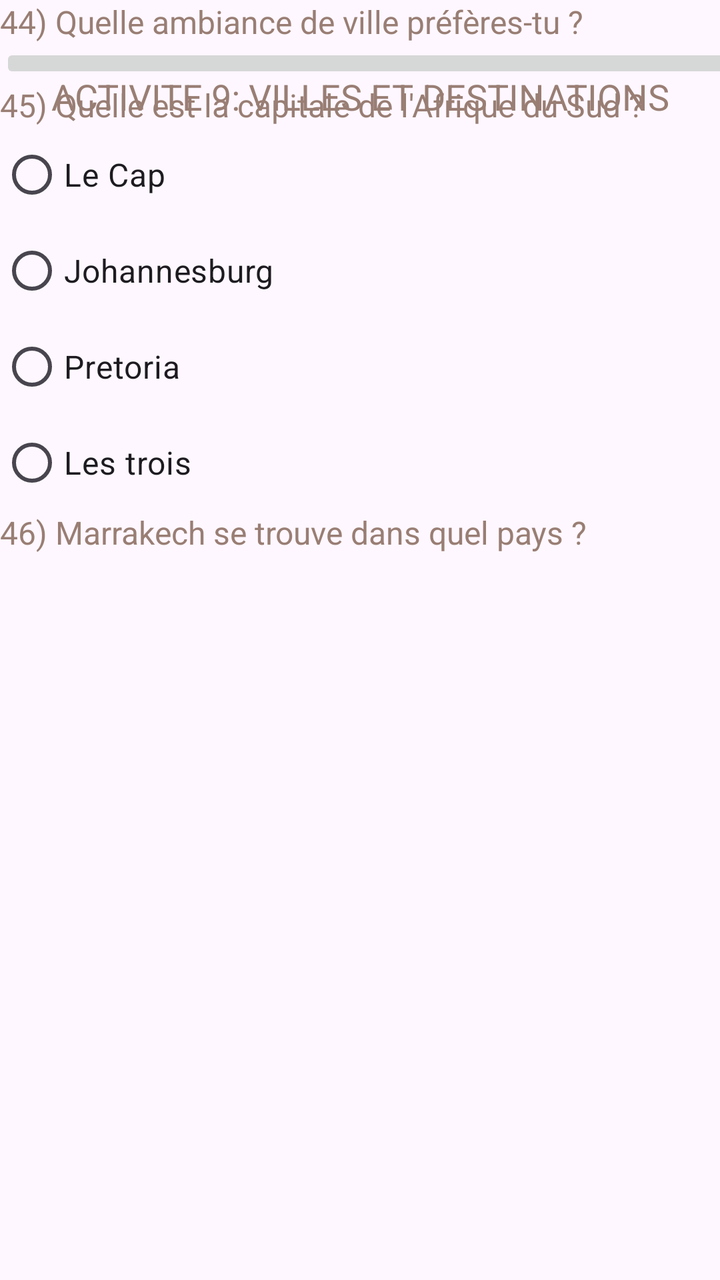
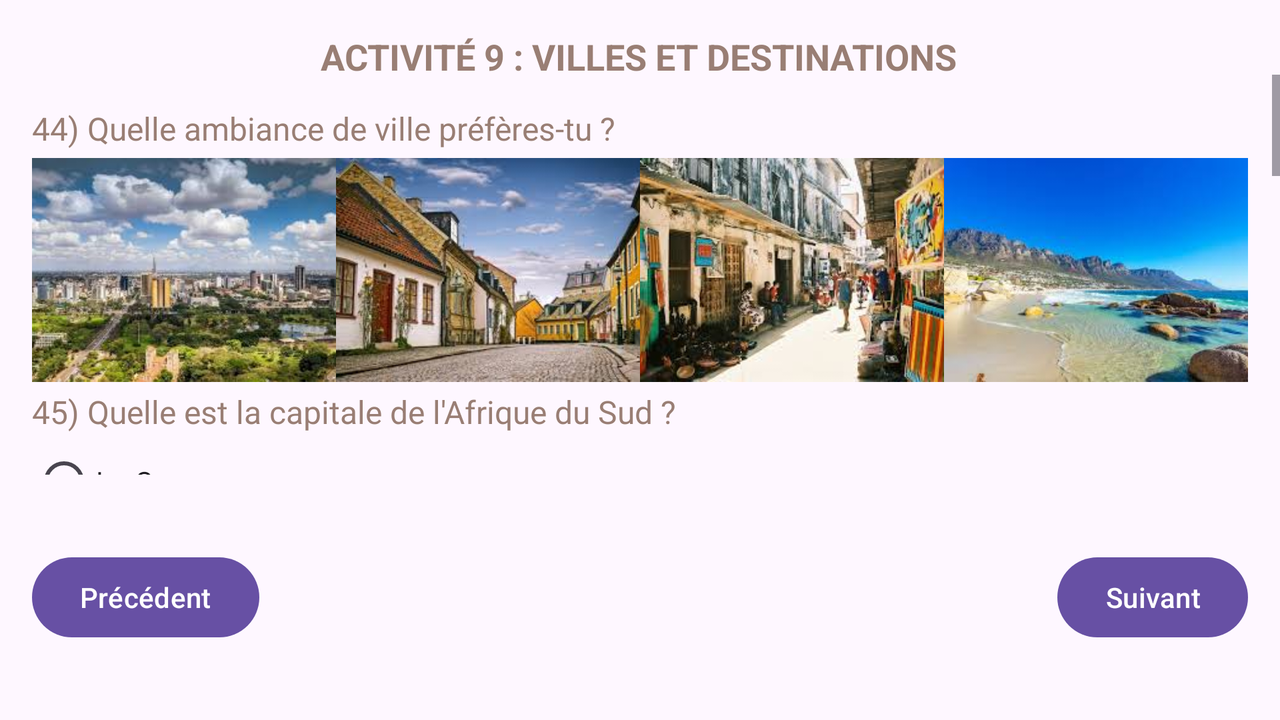

Compare how this app lays out the same screen by default and in its alternative resource folder. The renders come first, then the two layout files and the values they reference.
<!-- AndroidManifest.xml: application theme Theme.DISSOU_GOMA_Project -->
<!-- res/layout/activity_9.xml -->
<?xml version="1.0" encoding="utf-8"?>
<androidx.constraintlayout.widget.ConstraintLayout xmlns:android="http://schemas.android.com/apk/res/android"
    xmlns:app="http://schemas.android.com/apk/res-auto"
    xmlns:tools="http://schemas.android.com/tools"
    android:id="@+id/main"
    android:layout_width="match_parent"
    android:layout_height="match_parent"
    tools:context=".Activity9">

    <TextView
        android:id="@+id/activity"
        android:layout_width="wrap_content"
        android:layout_height="wrap_content"
        android:layout_marginTop="36dp"
        android:text="ACTIVITE 9: Villes et Destinations"
        android:textAllCaps="true"
        android:textColor="#997E74"
        android:textSize="18sp"
        app:layout_constraintEnd_toEndOf="parent"
        app:layout_constraintHorizontal_bias="0.5"
        app:layout_constraintStart_toStartOf="parent"
        app:layout_constraintTop_toTopOf="parent" />

    <ScrollView
        android:id="@+id/scrollView9"
        android:layout_width="411dp"
        android:layout_height="638dp"
        tools:layout_editor_absoluteY="93dp">

        <LinearLayout
            android:layout_width="match_parent"
            android:layout_height="wrap_content"
            android:orientation="vertical">

            <TextView
                android:id="@+id/activity9Question44"
                android:layout_width="match_parent"
                android:layout_height="wrap_content"
                android:text="44) Quelle ambiance de ville préfères-tu ?"
                android:textColor="#997E74"
                android:textSize="16sp" />

            <LinearLayout
                android:layout_width="match_parent"
                android:layout_height="match_parent"
                android:orientation="horizontal">

                <ImageButton
                    android:id="@+id/imageButton6"
                    android:layout_width="365dp"
                    android:layout_height="match_parent"
                    android:layout_weight="1"
                    tools:srcCompat="@tools:sample/avatars" />
            </LinearLayout>

            <TextView
                android:id="@+id/activity9Question45"
                android:layout_width="match_parent"
                android:layout_height="wrap_content"
                android:text="45) Quelle est la capitale de l'Afrique du Sud ?"
                android:textColor="#997E74"
                android:textSize="16sp" />

            <RadioGroup
                android:id="@+id/activity9Question45Answer"
                android:layout_width="match_parent"
                android:layout_height="match_parent">

                <RadioButton
                    android:id="@+id/activity9Question45Answer1"
                    android:layout_width="match_parent"
                    android:layout_height="wrap_content"
                    android:text="Le Cap"
                    android:textSize="16sp" />

                <RadioButton
                    android:id="@+id/activity9Question45Answer2"
                    android:layout_width="match_parent"
                    android:layout_height="wrap_content"
                    android:text="Johannesburg"
                    android:textSize="16sp" />

                <RadioButton
                    android:id="@+id/activity9Question45Answer3"
                    android:layout_width="match_parent"
                    android:layout_height="wrap_content"
                    android:text="Pretoria"
                    android:textSize="16sp" />

                <RadioButton
                    android:id="@+id/activity9Question45Answer4"
                    android:layout_width="match_parent"
                    android:layout_height="wrap_content"
                    android:text="Les trois"
                    android:textSize="16sp" />
            </RadioGroup>

            <TextView
                android:id="@+id/activity9Question46"
                android:layout_width="match_parent"
                android:layout_height="wrap_content"
                android:text="46) Marrakech se trouve dans quel pays ?"
                android:textColor="#997E74"
                android:textSize="16sp" />

            <Spinner
                android:id="@+id/activity9Question46Answer"
                android:layout_width="match_parent"
                android:layout_height="wrap_content"
                android:minHeight="48dp" />

        </LinearLayout>
    </ScrollView>
</androidx.constraintlayout.widget.ConstraintLayout>
<!-- resources referenced by this layout -->
<resources>
  <style name="Theme.DISSOU_GOMA_Project" parent="Base.Theme.DISSOU_GOMA_Project" />
  <style name="Base.Theme.DISSOU_GOMA_Project" parent="Theme.Material3.DayNight.NoActionBar">
          
          
      </style>
</resources>
<!-- res/layout-land/activity_9.xml (the repository's variant of the layout above) -->
<!-- drawn on the phone turned sideways -->
<?xml version="1.0" encoding="utf-8"?>
<androidx.constraintlayout.widget.ConstraintLayout
    xmlns:android="http://schemas.android.com/apk/res/android"
    xmlns:app="http://schemas.android.com/apk/res-auto"
    xmlns:tools="http://schemas.android.com/tools"
    android:id="@+id/main"
    android:layout_width="match_parent"
    android:layout_height="match_parent"
    tools:context=".Activity9">


    


    


    


    <Button
        android:id="@+id/button23"
        android:layout_width="wrap_content"
        android:layout_height="wrap_content"
        android:layout_marginEnd="16dp"
        android:text="Suivant"
        app:layout_constraintBaseline_toBaselineOf="@id/button16"
        app:layout_constraintEnd_toEndOf="parent" />

    <TextView
        android:id="@+id/textViewTitle9"
        android:layout_width="wrap_content"
        android:layout_height="wrap_content"
        android:layout_marginTop="16dp"
        android:text="ACTIVITÉ 9 : VILLES ET DESTINATIONS"
        android:textAllCaps="true"
        android:textColor="#997E74"
        android:textSize="18sp"
        android:textStyle="bold"
        app:layout_constraintEnd_toEndOf="parent"
        app:layout_constraintHorizontal_bias="0.498"
        app:layout_constraintStart_toStartOf="parent"
        app:layout_constraintTop_toTopOf="parent" />

    <Button
        android:id="@+id/button16"
        android:layout_width="wrap_content"
        android:layout_height="wrap_content"
        android:layout_marginStart="16dp"
        android:text="Précédent"
        app:layout_constraintBottom_toBottomOf="parent"
        app:layout_constraintStart_toStartOf="parent"
        app:layout_constraintTop_toBottomOf="@id/scrollView9" />

    <ScrollView
        android:id="@+id/scrollView9"
        android:layout_width="0dp"
        android:layout_height="200dp"
        android:layout_marginTop="-40dp"
        app:layout_constraintBottom_toTopOf="@id/button16"
        app:layout_constraintEnd_toEndOf="parent"
        app:layout_constraintStart_toStartOf="parent"
        app:layout_constraintTop_toTopOf="parent">


        <LinearLayout
            android:layout_width="match_parent"
            android:layout_height="wrap_content"
            android:orientation="vertical"
            android:padding="16dp">


            
            <TextView
                android:layout_width="match_parent"
                android:layout_height="wrap_content"
                android:text="44) Quelle ambiance de ville préfères-tu ?"
                android:textColor="#997E74"
                android:textSize="16sp" />


            <LinearLayout
                android:layout_width="match_parent"
                android:layout_height="wrap_content"
                android:gravity="center"
                android:orientation="horizontal">


                <ImageButton
                    android:id="@+id/imgVilleModerne"
                    android:layout_width="0dp"
                    android:layout_height="120dp"
                    android:layout_weight="1"
                    android:background="@null"
                    android:clickable="true"
                    android:contentDescription="Ville animée et moderne"
                    android:focusable="true"
                    android:padding="4dp"
                    android:scaleType="centerCrop"
                    app:srcCompat="@drawable/ville_moderne" />

                <ImageButton
                    android:id="@+id/imgVilleHistorique"
                    android:layout_width="0dp"
                    android:layout_height="120dp"
                    android:layout_weight="1"
                    android:background="@null"
                    android:clickable="true"
                    android:contentDescription="Ville historique"
                    android:focusable="true"
                    android:padding="4dp"
                    android:scaleType="centerCrop"
                    app:srcCompat="@drawable/ville_historique" />

                <ImageButton
                    android:id="@+id/imgVilleCulturelle"
                    android:layout_width="0dp"
                    android:layout_height="120dp"
                    android:layout_weight="1"
                    android:background="@null"
                    android:clickable="true"
                    android:contentDescription="Ville culturelle"
                    android:focusable="true"
                    android:padding="4dp"
                    android:scaleType="centerCrop"
                    app:srcCompat="@drawable/ville_culturelle" />

                <ImageButton
                    android:id="@+id/imgVilleBalneaire"
                    android:layout_width="0dp"
                    android:layout_height="120dp"
                    android:layout_weight="1"
                    android:background="@null"
                    android:clickable="true"
                    android:contentDescription="Ville balnéaire"
                    android:focusable="true"
                    android:padding="4dp"
                    android:scaleType="centerCrop"
                    app:srcCompat="@drawable/ville_balneaire" />

            </LinearLayout>


            
            <TextView
                android:layout_width="match_parent"
                android:layout_height="wrap_content"
                android:text="45) Quelle est la capitale de l'Afrique du Sud ?"
                android:textColor="#997E74"
                android:textSize="16sp" />


            <RadioGroup
                android:id="@+id/radioGroupCapitale"
                android:layout_width="match_parent"
                android:layout_height="wrap_content">


                <RadioButton
                    android:id="@+id/rbCap"
                    android:layout_width="match_parent"
                    android:layout_height="wrap_content"
                    android:text="Le Cap" />


                <RadioButton
                    android:id="@+id/rbJohannesburg"
                    android:layout_width="match_parent"
                    android:layout_height="wrap_content"
                    android:text="Johannesburg" />


                <RadioButton
                    android:id="@+id/rbPretoria"
                    android:layout_width="match_parent"
                    android:layout_height="wrap_content"
                    android:text="Pretoria" />


                <RadioButton
                    android:id="@+id/rbTrois"
                    android:layout_width="match_parent"
                    android:layout_height="wrap_content"
                    android:text="Les trois !" />
            </RadioGroup>


            
            <TextView
                android:layout_width="match_parent"
                android:layout_height="wrap_content"
                android:text="46) Marrakech se trouve dans quel pays ?"
                android:textColor="#997E74"
                android:textSize="16sp" />


            <Spinner
                android:id="@+id/spinnerMarrakech"
                android:layout_width="match_parent"
                android:layout_height="wrap_content"
                android:minHeight="48dp" />


            
            <TextView
                android:layout_width="match_parent"
                android:layout_height="wrap_content"
                android:text="47) Quelle ville africaine veux-tu découvrir en priorité ?"
                android:textColor="#997E74"
                android:textSize="16sp" />


            <AutoCompleteTextView
                android:id="@+id/autoVille"
                android:layout_width="match_parent"
                android:layout_height="wrap_content"
                android:hint="Saisis ou choisis une ville"
                android:minHeight="48dp" />


            
            <TextView
                android:layout_width="match_parent"
                android:layout_height="wrap_content"
                android:text="48) Lagos (Nigeria) est connue pour... (sélection multiple)"
                android:textColor="#997E74"
                android:textSize="16sp" />


            <CheckBox
                android:id="@+id/cbNollywood"
                android:layout_width="match_parent"
                android:layout_height="wrap_content"
                android:text="Son industrie du cinéma (Nollywood)" />

            <CheckBox
                android:id="@+id/cbAfrobeat"
                android:layout_width="match_parent"
                android:layout_height="wrap_content"
                android:text="Sa musique Afrobeat" />

            <CheckBox
                android:id="@+id/cbPlages"
                android:layout_width="match_parent"
                android:layout_height="wrap_content"
                android:text="Ses plages" />

            <CheckBox
                android:id="@+id/cbEconomie"
                android:layout_width="match_parent"
                android:layout_height="wrap_content"
                android:text="Son économie dynamique" />

            <CheckBox
                android:id="@+id/cbGastronomie"
                android:layout_width="match_parent"
                android:layout_height="wrap_content"
                android:text="Sa gastronomie" />
        </LinearLayout>
    </ScrollView>

</androidx.constraintlayout.widget.ConstraintLayout>
<!-- resources referenced by the variant -->
<!-- as the phone turned sideways resolves them -->
<resources>
  <!-- drawable ville_balneaire: jpg bitmap (drawable, 7866 bytes) -->
  <!-- drawable ville_culturelle: jpg bitmap (drawable, 14639 bytes) -->
  <!-- drawable ville_historique: jpg bitmap (drawable, 12648 bytes) -->
  <!-- drawable ville_moderne: jpg bitmap (drawable, 12380 bytes) -->
  <style name="Theme.DISSOU_GOMA_Project" parent="Base.Theme.DISSOU_GOMA_Project" />
  <style name="Base.Theme.DISSOU_GOMA_Project" parent="Theme.Material3.DayNight.NoActionBar">
          
          
      </style>
</resources>
